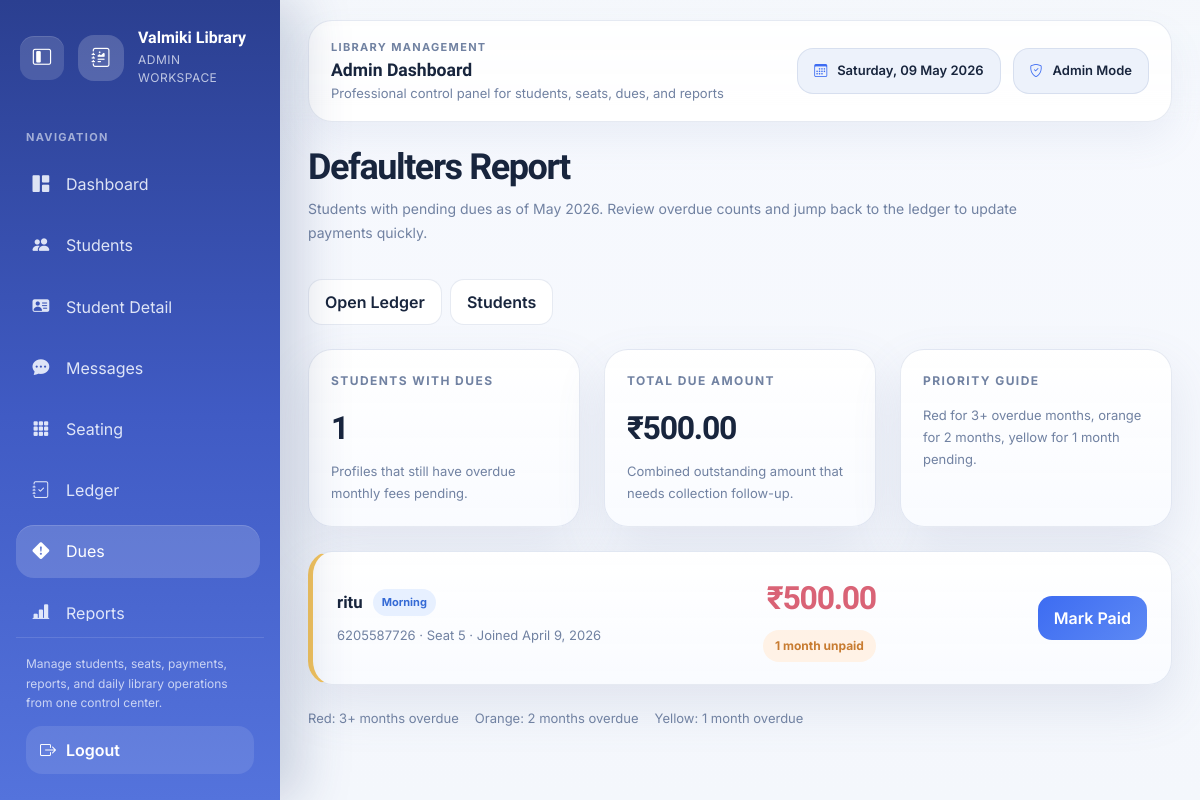
The app's page /defaulters/ (signed in), older data.
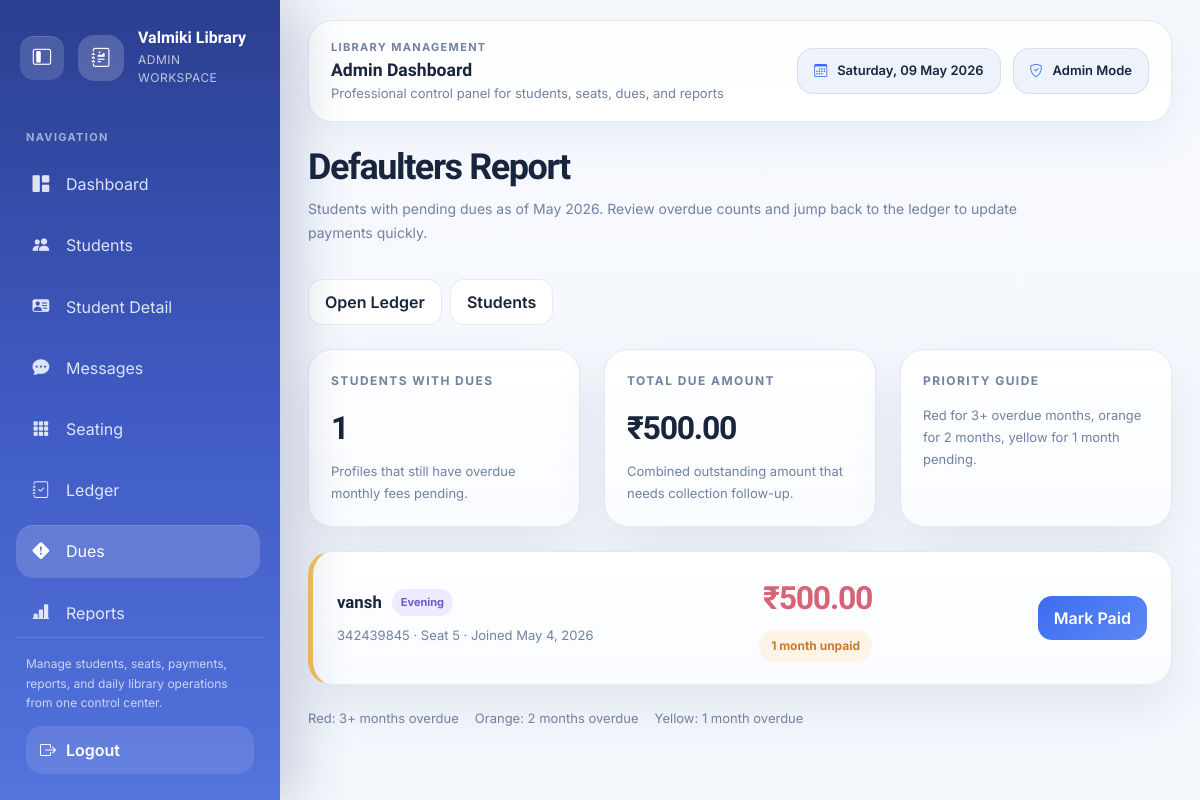
The same page, newer data.
### students/models.py (models this page shows, shortened)
class Student(models.Model):
    SHIFT_CHOICES = [
        ('Morning', 'Morning'),
        ('Evening', 'Evening'),
        ('Full Day', 'Full Day'),
    ]
    STATUS_CHOICES = [
        ('Active', 'Active'),
        ('On Hold', 'On Hold'),
        ('Left', 'Left'),
    ]
    PAYMENT_MODE_CHOICES = [
        ('Cash', 'Cash'),
        ('UPI', 'UPI'),
        ('Online', 'Online'),
    ]
    name         = models.CharField(max_length=100)
    contact      = models.CharField(max_length=10)
    email        = models.EmailField(blank=True, null=True, unique=True)
    date_of_birth = models.DateField(blank=True, null=True)
    seat_number  = models.CharField(max_length=3)
    shift        = models.CharField(max_length=20, choices=SHIFT_CHOICES)
    joining_date = models.DateField()
    monthly_fee  = models.DecimalField(max_digits=8, decimal_places=2, default=500)
    monthly_due_day = models.PositiveSmallIntegerField(default=5)
    mode_of_payment = models.CharField(max_length=10, choices=PAYMENT_MODE_CHOICES, default='Cash')
    preparing_for = models.CharField(max_length=150, blank=True)
    academic_details = models.TextField(blank=True)
    profile_photo = models.FileField(upload_to='student_profiles/photos/', blank=True, null=True)
    id_copy = models.FileField(upload_to='student_profiles/id_copies/', blank=True, null=True)
    payment_qr = models.FileField(upload_to='student_profiles/payment_qr/', blank=True, null=True)
    emergency_contact_name = models.CharField(max_length=100, blank=True)
    emergency_contact_phone = models.CharField(max_length=15, blank=True)
    status = models.CharField(max_length=20, choices=STATUS_CHOICES, default='Active')
    email_verified = models.BooleanField(default=False)

### students/views.py (the view)
# urls.py: path('defaulters/',             views.defaulters,     name='defaulters'),
@login_required
def defaulters(request):
    today = date.today()
    defaulter_list = []
    for student in sorted_students():
        current_status = get_month_status(student, today.year, today.month, today, paid_lookup(student, today.year))
        if current_status['code'] != 'unpaid':
            continue
        overdue = overdue_summary(student, today)
        defaulter_list.append({
            'student': student,
            'unpaid_months': overdue['unpaid_count'],
            'total_due': overdue['due_amount'],
        })
    defaulter_list.sort(key=lambda item: item['total_due'], reverse=True)
    return render(request, 'students/defaulters.html', {
        'defaulter_list': defaulter_list,
        'current_month': month_label(today.year, today.month),
        'total_due_all': sum(item['total_due'] for item in defaulter_list),
    })

### students/finance.py (called while the page is built)
def month_label(year, month):
    return date(year, month, 1).strftime('%B %Y')

def paid_lookup(student, year=None):
    payments = Payment.objects.filter(student=student, is_paid=True)
    if year is not None:
        payments = payments.filter(year=year)
    return {(payment.year, payment.month): payment for payment in payments}

def get_month_status(student, year, month, today, payments=None):
    payments = payments if payments is not None else paid_lookup(student, year)
    payment = payments.get((year, month))
    joining_key = (student.joining_date.year, student.joining_date.month)
    current_key = (today.year, today.month)
    target_key = (year, month)
    if target_key < joining_key:
        return {'code': 'before', 'payment': payment, 'is_advance': False}
    if target_key > current_key:
        if payment:
            return {'code': 'paid', 'payment': payment, 'is_advance': True}
        return {'code': 'future', 'payment': None, 'is_advance': False}
    if payment:
        return {'code': 'paid', 'payment': payment, 'is_advance': False}
    return {'code': 'unpaid', 'payment': None, 'is_advance': False}

### students/templates/students/defaulters.html (shortened to what this page needs)
{% extends 'students/base.html' %}
{% load custom_filters %}
{% block content %}
<div class="due-shell">
  <div class="page-head" style="margin-bottom:0">
    <div>
      <h1 class="page-title">Defaulters Report</h1>
      <p class="page-subtitle">Students with pending dues as of {{ current_month }}. Review overdue counts and jump back to the ledger to update payments quickly.</p>
    </div>
    <div class="d-flex gap-2 flex-wrap">
      <a href="{% url 'payment_ledger' %}" class="btn btn-outline-warning">Open Ledger</a>
      <a href="{% url 'student_list' %}" class="btn btn-outline-light">Students</a>
    </div>
  </div>
  <div class="row g-4">
    <div class="col-md-4">
      <div class="due-summary">
        <div class="section-title">Students with Dues</div>
        <div class="due-stat-value">{{ defaulter_list|length }}</div>
        <div class="due-stat-label">Profiles that still have overdue monthly fees pending.</div>
      </div>
    </div>
    <div class="col-md-4">
      <div class="due-summary">
        <div class="section-title">Total Due Amount</div>
        <div class="due-stat-value">₹{{ total_due_all }}</div>
        <div class="due-stat-label">Combined outstanding amount that needs collection follow-up.</div>
      </div>
    </div>
    <div class="col-md-4">
      <div class="due-summary">
        <div class="section-title">Priority Guide</div>
        <div class="due-stat-label" style="margin-top:0">
          Red for 3+ overdue months, orange for 2 months, yellow for 1 month pending.
        </div>
      </div>
    </div>
  </div>
  {% if not defaulter_list %}
    <div class="empty-due-state">
      <div class="empty-icon"><i class="bi bi-patch-check-fill"></i></div>
      <h3 style="font-family:'Sora',sans-serif;font-weight:700;color:var(--text-main)">All dues are clear for {{ current_month }}</h3>
      <p style="color:var(--text-muted);margin-top:10px">Every student due for this month is already marked paid.</p>
      <a href="{% url 'payment_ledger' %}" class="btn btn-primary mt-3">View Full Ledger</a>
    </div>
  {% else %}
    {% for item in defaulter_list %}
      <div class="due-row {% if item.unpaid_months >= 3 %}high{% elif item.unpaid_months == 2 %}medium{% else %}low{% endif %}">
        <div>
          <div class="student-line">
            <div class="student-name">{{ item.student.name }}</div>
            <span class="badge-shift {% if item.student.shift == 'Morning' %}morning{% elif item.student.shift == 'Evening' %}evening{% else %}fullday{% endif %}">
              {{ item.student.shift }}
            </span>
          </div>
          <div class="student-meta">
            {{ item.student.contact }} · Seat {{ item.student.seat_number }} · Joined {{ item.student.joining_date }}
          </div>
        </div>
        <div style="text-align:right">
          <div class="due-amount">₹{{ item.total_due }}</div>
          <div class="months-badge">{{ item.unpaid_months }} month{{ item.unpaid_months|pluralize }} unpaid</div>
        </div>
        <div>
          <a href="{% url 'payment_ledger' %}?year={% now 'Y' %}" class="btn btn-primary">Mark Paid</a>
        </div>
      </div>
    {% endfor %}
    <div class="legend">
      <span>Red: 3+ months overdue</span>
      <span>Orange: 2 months overdue</span>
      <span>Yellow: 1 month overdue</span>
    </div>
  {% endif %}
</div>
{% endblock %}

Row changes from the older to the newer data that the page shows:
removed Student: student.name "ritu", student.shift "Morning", student.contact "6205587726", student.seat_number "5", student.joining_date "April 9, 2026", total_due "500.00", unpaid_months "1"
added Student: student.name "vansh", student.shift "Evening", student.contact "342439845", student.seat_number "5", student.joining_date "May 4, 2026", total_due "500.00", unpaid_months "1"
